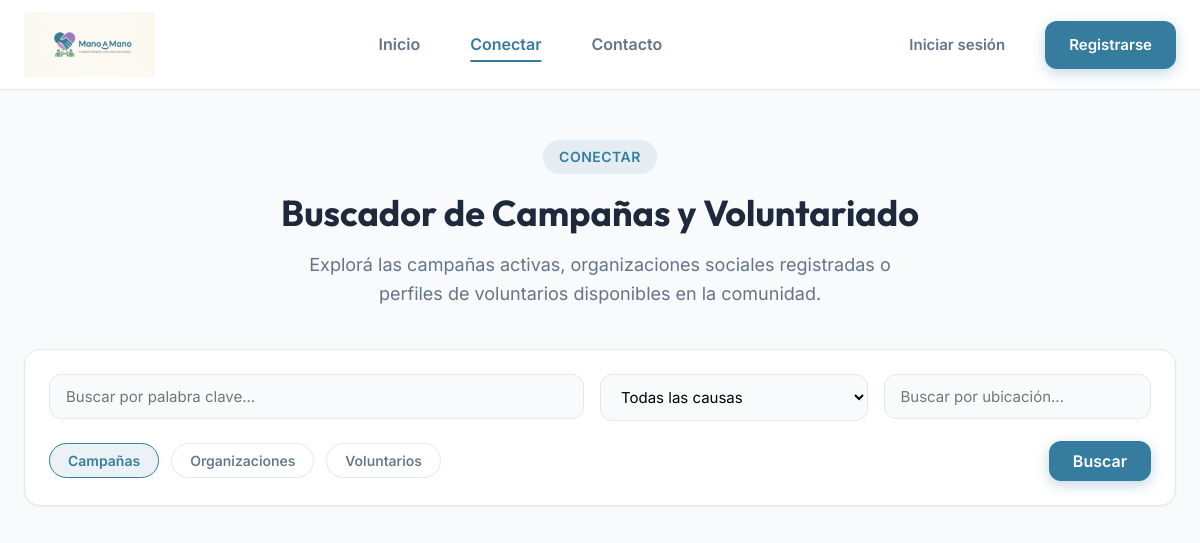
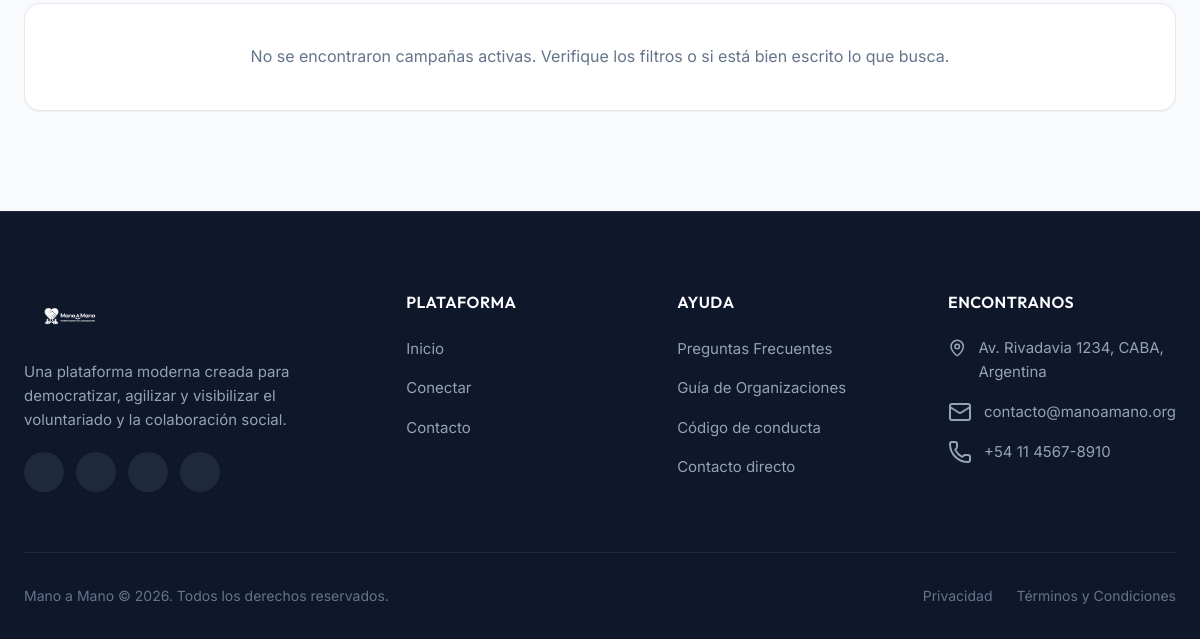
Before: /public/conectar with the older database file (2 pictures, top to bottom).
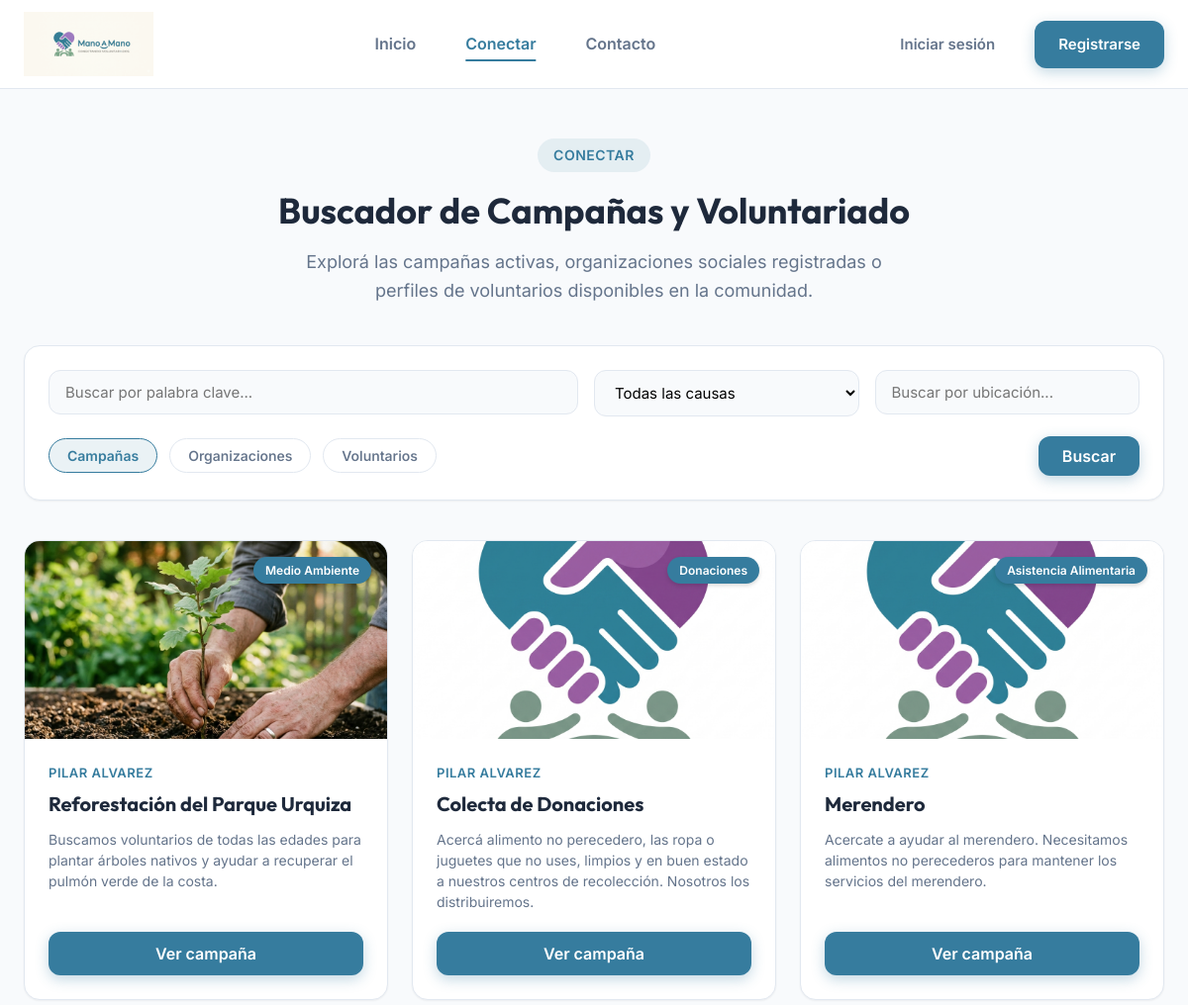
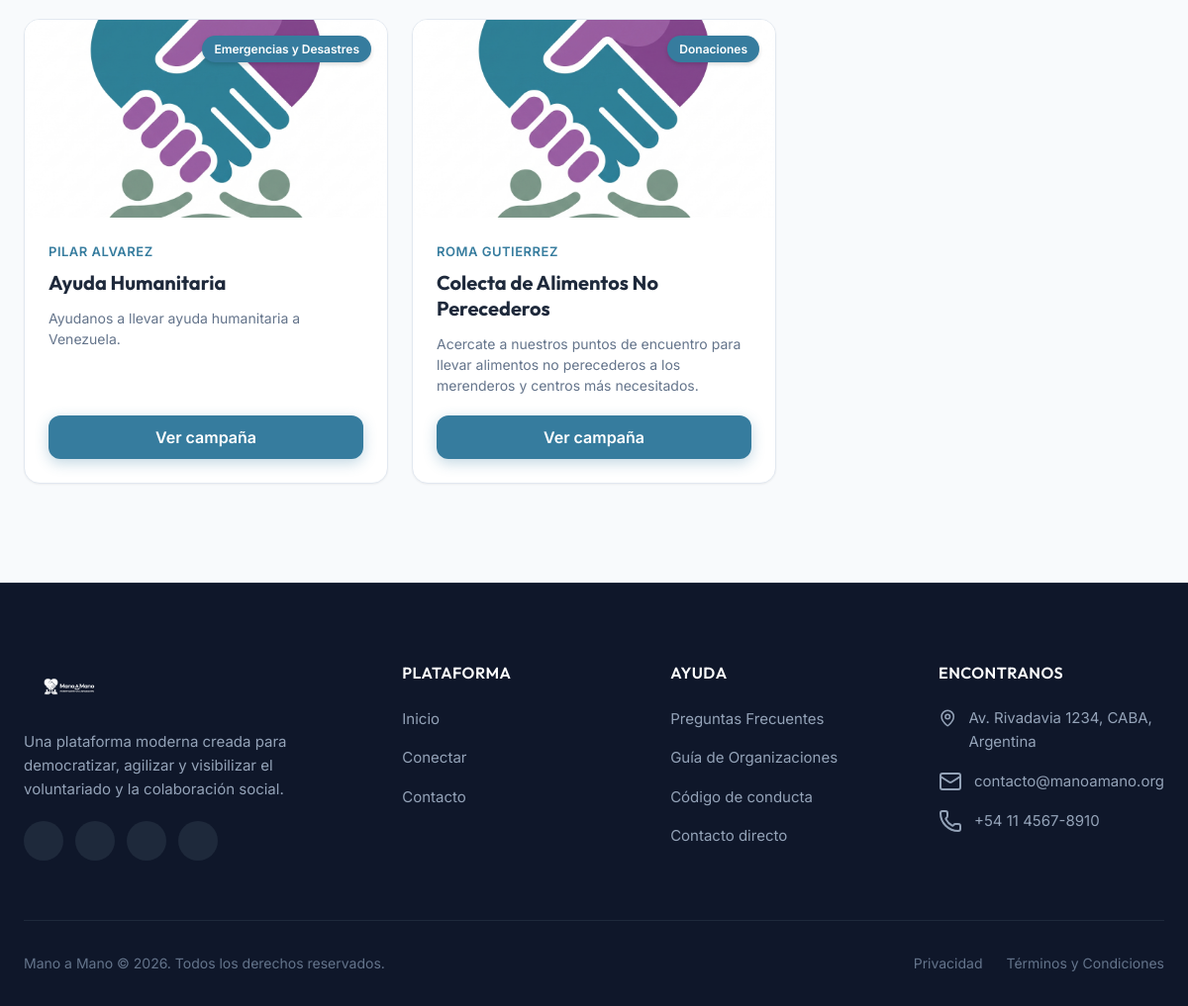
After: the same page with the newer database file (2 pictures, top to bottom).
### tables this page shows
CREATE TABLE `campanias` (
  `id` int(11) NOT NULL,
  `usuario_id` int(11) NOT NULL,
  `tipo_id` int(11) NOT NULL,
  `titulo` varchar(100) NOT NULL,
  `descripcion` text DEFAULT NULL,
  `fecha_creacion` timestamp NOT NULL DEFAULT current_timestamp(),
  `fecha_finalizacion` date NOT NULL,
  `info_adicional` text DEFAULT NULL,
  `ubicacion` varchar(60) NOT NULL,
  `fecha_inicio` date NOT NULL
);

### app/core/Controlador.php (called while the page is built, shortened)
<?php
class Controlador {
    protected function cargarModelo (string $modelo) : mixed{
        return new $modelo;
    }
    protected function cargarVista(string $rutaVista, array $datos = [], ?string $titulo = "Mano a Mano") : void {
        require "../app/views/layout.php";
    }
}
?>

### app/controllers/conectarCtrl.php (called while the page is built, shortened)
<?php
class conectarCtrl extends Controlador {
    public function index() : void {
        $modeloCampania = $this->cargarModelo('Campania');
        $modeloVoluntario = $this->cargarModelo('Voluntario');
        $modeloOrganizacion = $this->cargarModelo('Organizacion');
        $filtros = [
            'q' => $_GET['q'] ?? '',
            'category' => $_GET['category'] ?? '',
            'location' => $_GET['location'] ?? ''
        ];
        $campanias = $modeloCampania->obtenerCampanias( $filtros );
        $voluntarios = $modeloVoluntario->obtenerVoluntarios( $filtros );
        $organizaciones = $modeloOrganizacion->obtenerOrganizaciones( $filtros );
        $causas = $modeloCampania->obtenerCausas();
        $oficios = $modeloVoluntario->obtenerOficios();
        $datos = ['cssPropio' => 'conectar.css',
                  'jsPropio' => 'conectar.js',
                  'campanias' => $campanias ?? [],
                  'voluntarios' => $voluntarios ?? [],
                  'organizaciones' => $organizaciones ?? [],
                  'causas' => $causas ?? [],
                  'oficios' => $oficios ?? []];
        $this->cargarVista('conectar', $datos, 'Conectar - Mano a Mano');
    }
}
?>

### app/core/App.php (called while the page is built, shortened)
<?php
class App {
    protected $metodo = 'index';
    protected $params = [];
    public function __construct() {
        $urlPartes = $this->parseUrl();
        require_once '../app/rutas.php';
        if (isset($urlPartes[0])) {
            $ruta = $urlPartes[0];
        }
        if (isset($rutas[$ruta])) {
            $this->metodo = $rutas[$ruta]['metodo'];
            $this->params = array_slice($urlPartes, 2);
        } else {
            echo "404 - Ruta no encontrada";
            return;
        }
        $this->controlador = new $this->controlador;
        call_user_func_array([$this->controlador, $this->metodo], $this->params);
    }
    private function parseUrl() : array {
        if (isset($_GET['url'])) {
            return explode('/', filter_var(rtrim($_GET['url'], '/'), FILTER_SANITIZE_URL));
        }
        return [''];
    }
}
?>

### public/index.php (called while the page is built, shortened)
<?php
    require_once "../app/core/BaseDatos.php";
    require_once "../app/core/Controlador.php";
    require_once "../app/core/App.php";
    $app = new App();
?>

### app/core/BaseDatos.php (called while the page is built, shortened)
<?php
class BaseDatos {
    private $host = BD_HOST;
    private $usuario = BD_USUARIO;
    private $clave = BD_CLAVE;
    private $nombre = BD_NOMBRE;
    private $puerto = BD_PUERTO;
    private $dbh;
    private $stmt;
    public function __construct() {
        $dsn = 'mysql:host=' . $this->host . ';dbname=' . $this->nombre . ';port=' . $this->puerto;
        $options = [
            PDO::ATTR_PERSISTENT => true,
            PDO::ATTR_ERRMODE => PDO::ERRMODE_EXCEPTION
        ];
        try {
            $this->dbh = new PDO($dsn, $this->usuario, $this->clave, $options);
        } catch (PDOException $e) {
            $this->error = $e->getMessage();
            echo $this->error;
        }
    }
    public function consulta (string $sql) :void {
        $this->stmt = $this->dbh->prepare($sql);
    }
    public function asignar(string|int $param, mixed $valor) :void {
        if(is_null($valor)) {
            $this->stmt->bindValue($param, null, PDO::PARAM_NULL);
        }else{
            switch(gettype($valor)){
                case 'integer':
                    $this->stmt->bindValue($param, $valor, PDO::PARAM_INT);
                    break;
            }
        }
    }
    public function ejecutar() :bool {
        return $this->stmt->execute();
    }
    public function resultados() :array {
        $this->ejecutar();
        return $this->stmt->fetchAll(PDO::FETCH_ASSOC);
    }
}
?>

### app/models/Campania.php (called while the page is built, shortened)
<?php
class Campania {
    private $bd;
    public function __construct() {
        $this->bd = new BaseDatos();
    }
    public function obtenerCampanias ( array $filtros = [] ) :array {
        $condicionesOrgs = [];
        $condicionesVol = [];
        $parametros = [];
        $whereOrgs = !empty($condicionesOrgs) ? " AND " . implode(" AND ", $condicionesOrgs) : "";
        $whereVol = !empty($condicionesVol) ? " AND " . implode(" AND ", $condicionesVol) : "";
        $consultaOrgs = "SELECT c.id, c.usuario_id, u.nombre, u.img_perfil, t.tipo, c.titulo, c.descripcion, c.fecha_inicio, c.fecha_finalizacion, c.ubicacion, c.info_adicional
                        FROM campanias c
                            JOIN usuarios u ON c.usuario_id = u.id
                            JOIN tipos_campanias t ON t.id = c.tipo_id
                            JOIN organizaciones o ON u.id = o.usuario_id
                        WHERE 1=1 " . $whereOrgs;
        $consultaVol = "SELECT c.id, c.usuario_id, CONCAT(u.nombre, ' ', v.apellido) as 'nombre', u.img_perfil, t.tipo, c.titulo, c.descripcion, c.fecha_inicio, c.fecha_finalizacion, c.ubicacion, c.info_adicional
                        FROM campanias c
                            JOIN usuarios u ON c.usuario_id = u.id
                            JOIN tipos_campanias t ON t.id = c.tipo_id
                            JOIN voluntarios v ON u.id = v.usuario_id
                        WHERE 1=1 " . $whereVol;
        $this->bd->consulta($consultaOrgs);
        $this->bd->ejecutar();
        $campaniasOrgs = $this->bd->resultados();
        $this->bd->consulta($consultaVol);
        $this->bd->ejecutar();
        $campaniasVol = $this->bd->resultados();
        $todasLasCampanias = array_merge($campaniasOrgs, $campaniasVol);
        $campaniasMapeadas = [];
        foreach ($todasLasCampanias as $camp) {
            $idCamp = (int)$camp['id'];
            $causes = $this->obtenerCausasDeCampania($idCamp);
            $images = $this->obtenerArchivosDeCampania($idCamp);
            $campaniasMapeadas[] = [
                'id' => $idCamp,
                'nombre' => $camp['nombre'],
                'usuario_id' => (int)$camp['usuario_id'],
                'usuario_nombre' => $camp['nombre'],
                'usuario_img_perfil' => $camp['img_perfil'],
                'tipo' => strtolower($camp['tipo']) === 'convocatoria' ? 'convocatoria' : 'informativa',
                'titulo' => $camp['titulo'],
                'descripcion' => $camp['descripcion'],
                'fecha_inicio' => $camp['fecha_inicio'],
                'fecha_finalizacion' => $camp['fecha_finalizacion'],
                'ubicacion' => $camp['ubicacion'],
                'info_adicional' => $camp['info_adicional'],
                'category' => !empty($causes) ? $causes[0] : '',
                'causes' => $causes,
                'imagen' => !empty($images) ? $images[0] : '',
                'images' => $images
            ];
        }
        return $campaniasMapeadas;
    }
    public function obtenerCausas () :array {
        $consulta = "SELECT causa FROM `causas`;";
        $this->bd->consulta($consulta);
        $this->bd->ejecutar();
        return $this->bd->resultados();
    }
    public function obtenerCausasDeCampania ( int $idCampania ) : array {
        $consulta = "SELECT c.causa FROM campanias_causas cc
                        JOIN causas c ON c.id = cc.causa_id
                        WHERE cc.campania_id = :camp_id;";
        $this->bd->consulta($consulta);
        $this->bd->asignar(":camp_id", $idCampania);
        $this->bd->ejecutar();
        $resultados = $this->bd->resultados();
        return array_column($resultados, 'causa');
    }
    public function obtenerArchivosDeCampania(int $idCampania) : array {
        $consulta = "SELECT referencia FROM archivos
                        WHERE campania_id = :camp_id AND tipo = 'imagen';";
        $this->bd->consulta($consulta);
        $this->bd->asignar(":camp_id", $idCampania);
        $this->bd->ejecutar();
        $resultados = $this->bd->resultados();
        return array_column($resultados, 'referencia');
    }
}
?>

### app/views/conectar.php (the view, shortened to what the rows shown need)
<section class="section" style="padding-top: 140px; min-height: calc(100vh - 90px); display: flex; align-items: center;">
  <div class="container">
    <div class="section-header" style="margin-bottom: 40px;">
      <h1 class="section-title">Buscador de Campañas y Voluntariado</h1>
    </div>
    <div id="campaigns-section" class="search-section">
      <?php if (empty($campanias)): ?>
        <div style="text-align: center; padding: 40px; background-color: var(--color-surface); border: 1px solid var(--color-border); border-radius: var(--radius-lg); color: var(--color-text-secondary); box-shadow: var(--shadow-sm);">
          No se encontraron campañas activas. Verifique los filtros o si está bien escrito lo que busca.
        </div>
      <?php else: ?>
        <div class="camps-carousel" id="campaigns-container">
          <?php foreach ($campanias as $camp): ?>
            <article class="camp-card">
              <div class="camp-img-wrapper">
                <img src="<?= !empty($camp['imagen']) ? BASE_URL . $camp['imagen'] : BASE_URL . 'img/img_generica.png' ?>" alt="<?= htmlspecialchars($camp['titulo']) ?>" class="camp-img">
                <?php if (!empty($camp['category'])): ?>
                  <span class="camp-cat-badge"><?= htmlspecialchars($camp['category']) ?></span>
                <?php endif; ?>
              </div>
              <div class="camp-content">
                <span class="camp-org"><?= htmlspecialchars($camp['usuario_nombre']) ?></span>
                <h3 class="camp-title"><?= htmlspecialchars($camp['titulo']) ?></h3>
                <p class="camp-desc"><?= htmlspecialchars($camp['descripcion']) ?></p>
                <button class="btn btn-primary" onclick="openCampaignDetails(<?= $camp['id'] ?>)">Ver campaña</button>
              </div>
            </article>
          <?php endforeach; ?>
        </div>
      <?php endif; ?>
    </div>
  </div>
</section>

Changed rows visible on the page:
added campanias: shows a picture, category "Medio Ambiente", usuario_nombre "PILAR ALVAREZ", titulo "Reforestación del Parque Urquiza", descripcion "Buscamos voluntarios de todas las edades para plantar árboles nativos y ayudar a recuperar el pulmón verde de la costa."
added campanias: category "Donaciones", usuario_nombre "PILAR ALVAREZ", titulo "Colecta de Donaciones", descripcion "Acercá alimento no perecedero, las ropa o juguetes que no uses, limpios y en buen estado a nuestros centros de recolección. Nosotros los distribuiremos."
added campanias: category "Asistencia Alimentaria", usuario_nombre "PILAR ALVAREZ", titulo "Merendero", descripcion "Acercate a ayudar al merendero. Necesitamos alimentos no perecederos para mantener los servicios del merendero."
added campanias: category "Emergencias y Desastres", usuario_nombre "PILAR ALVAREZ", titulo "Ayuda Humanitaria", descripcion "Ayudanos a llevar ayuda humanitaria a Venezuela."
added campanias: category "Donaciones", usuario_nombre "ROMA GUTIERREZ", titulo "Colecta de Alimentos No Perecederos", descripcion "Acercate a nuestros puntos de encuentro para llevar alimentos no perecederos a los merenderos y centros más necesitados."
Other visible differences:
text no longer shown: "No se encontraron campañas activas. Verifique los filtros o si está bien escrito lo que busca."
